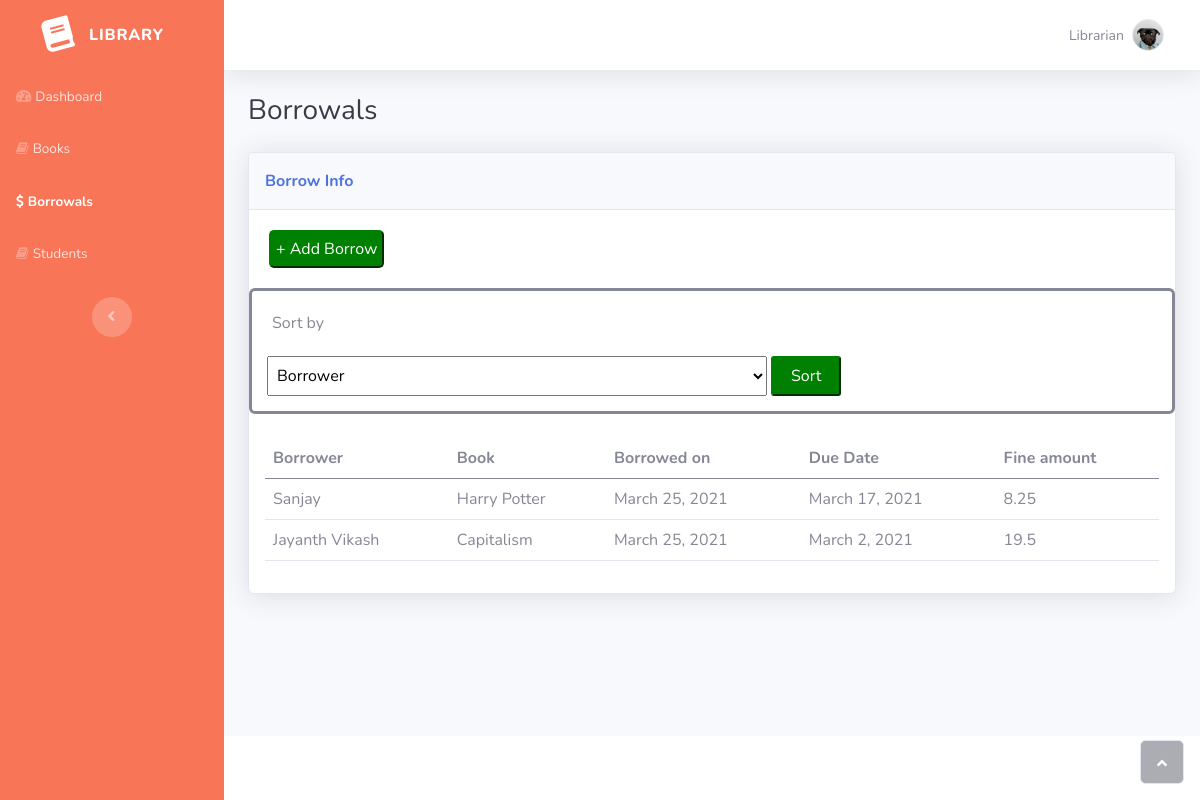
Page /borrows/ on the earlier database version.
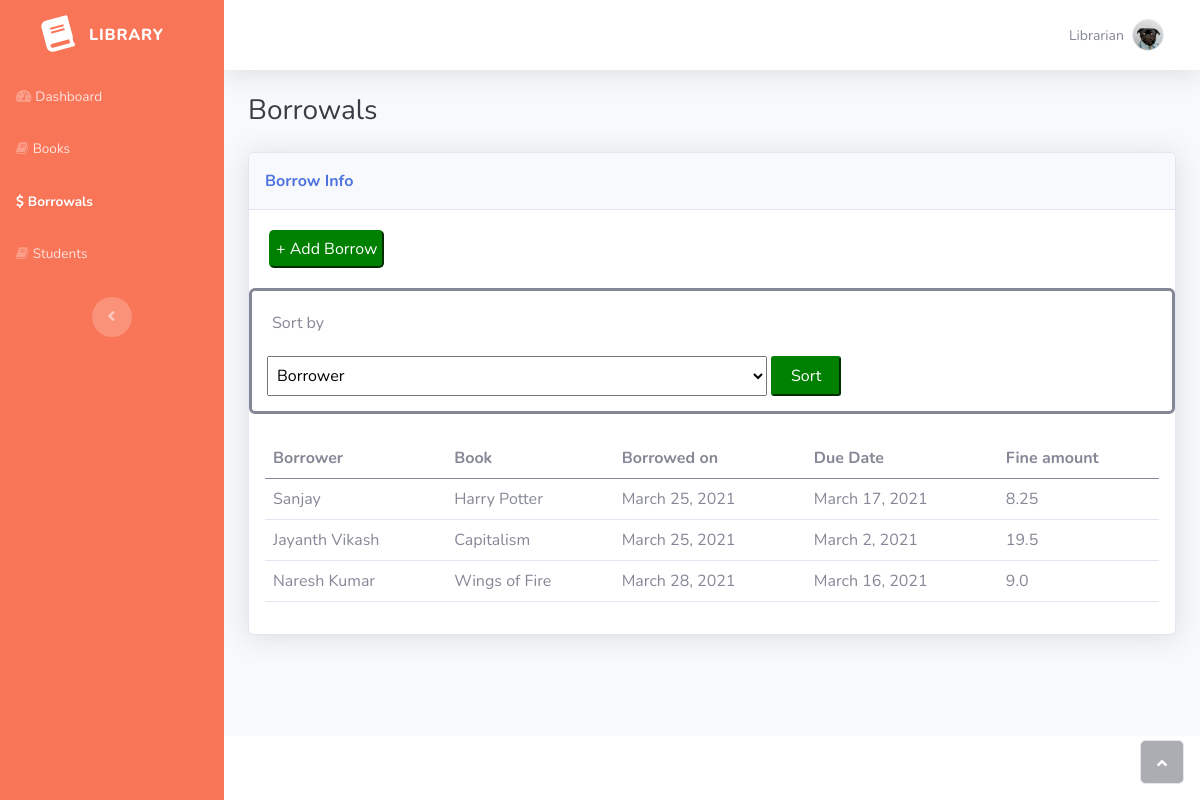
Same page on the later database version.
### library/models.py (models this page shows, shortened)
class Borrow(models.Model):
    borrower = models.OneToOneField(Student, on_delete=models.CASCADE)
    borrowed_on = models.DateField(auto_now_add=True)
    due_date = models.DateField(null=True)
    book = models.OneToOneField(Book, on_delete=models.CASCADE, default=None)

class Student(models.Model):
    fullname = models.CharField(max_length=200, null=True)
    roll_number = models.CharField(max_length=20, null=True)
    email = models.EmailField(null=True)
    academic_year = models.CharField(max_length=200,
        choices= (
            ('I year', 'I year'),
            ('II year', 'II year'),
            ('III year', 'III year'),
            ('IV year', 'IV year')
        )
    )
    fine_amount = models.FloatField(null=True, default=0.0)
    def __str__(self):
        return self.fullname

class Book(models.Model):
    isbn_number = models.CharField(max_length=20, null=True)
    title = models.CharField(max_length=200, null=True)
    author = models.CharField(max_length=200, null=True)
    copies = models.IntegerField(null=True)

### library/views.py (the view)
# urls.py: path('borrows/', views.borrows, name='borrows'),
def borrows(request):
    borrows = list(Borrow.objects.all())
    if request.method == 'POST':
        key = request.POST.get('sort_by')
        qSort(borrows, key.lower())
    for b in borrows:
        if b.due_date < timezone.now().date():
            diff = datetime.now().date() - b.due_date
            fine = diff.days * 0.75
            s = b.borrower
            s.fine_amount = fine
            s.save()
    return render(request, 'library/borrows.html', {'borrows': borrows})

### library/templates/library/borrows.html (shortened to what this page needs)
{% extends 'library/template.html' %}
{% load static %}
{% block sidebar %}
                <ul class="navbar-nav text-light" id="accordionSidebar">
                    <li class="nav-item"><a class="nav-link" href="{% url 'home' %}"><i class="fas fa-tachometer-alt"></i><span>Dashboard</span></a></li>
                    <li class="nav-item"><a class="nav-link" href="{% url 'books' %}"><i class="fa fa-book"></i><span>Books</span></a></li>
                    <li class="nav-item"><a class="nav-link active" href="{% url 'borrows' %}"><i class="fa fa-dollar"></i><span>Borrowals</span></a></li>
                    <li class="nav-item"><a class="nav-link" href="{% url 'students' %}"><i class="fa fa-book"></i><span>Students</span></a></li>
                </ul>
{%endblock %}
{% block content %}
                <div class="container-fluid">
                    <h3 class="text-dark mb-4">Borrowals</h3>
                    <div class="card shadow">
                        <div class="card-header py-3">
                            <p class="text-primary m-0 fw-bold">Borrow Info</p>
                        </div>
                        <a href="{% url 'add-borrow' %}"><button type="button" style="background-color: green; color: white; padding: 5px; border-color: green; border-radius: 5px; margin: 20px;">+ Add Borrow</button></a>
                        <div style="border-style: solid; padding: 15px; border-radius: 6px;">
                            <p style="padding: 5px;">Sort by</p>
                            <form method="post">
                                <select name="sort_by" style="width: 500px; height: 40px; padding: 5px;">
                                    <option>Borrower</option>
                                </select>
                                <button style="width: 70px; height: 40px;padding-left: 5px; padding-right: 5px; background-color: green; color: white; border-color: green; border-radius: 3px;">Sort</button>
                            </form>
                        </div>
                        <div class="card-body">
                            <div class="table-responsive table mt-2" id="dataTable" role="grid" aria-describedby="dataTable_info">
                                <table class="table my-0" id="dataTable">
                                    <thead>
                                        <tr>
                                            <th>Borrower</th>
                                            <th>Book</th>
                                            <th>Borrowed on</th>
                                            <th>Due Date</th>
                                            <th>Fine amount</th>
                                        </tr>
                                    </thead>
                                    <tbody>
                                        {% for borrow in borrows %}
                                            <tr>
                                                <td>{{borrow.borrower}}</td>
                                                <td>{{borrow.book.title}}</td>
                                                <td>{{borrow.borrowed_on}}</td>
                                                <td>{{borrow.due_date}}</td>
                                                <td>{{borrow.borrower.fine_amount}}</td>
                                            </tr>
                                        {% endfor %}
                                    </tbody>
                                </table>
                            </div>
                        </div>
                    </div>
                </div>
{% endblock %}

Differences in the rows shown:
added Borrow: borrower "Naresh Kumar", book "Wings of Fire", borrowed_on "March 28, 2021", due_date "March 16, 2021", borrower.fine_amount "9.0"
